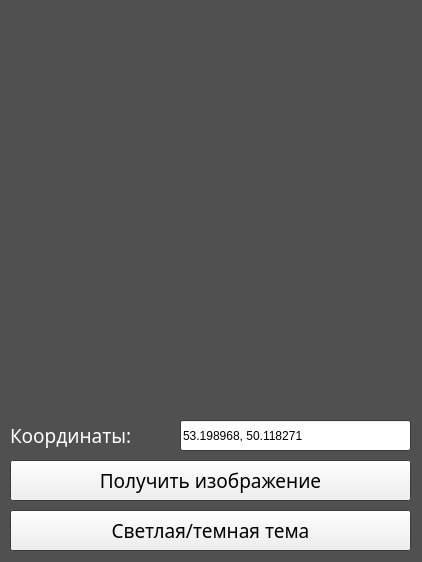
<?xml version="1.0" encoding="UTF-8"?>
<ui version="4.0">
 <class>MainWindow</class>
 <widget class="QMainWindow" name="MainWindow">
  <property name="geometry">
   <rect>
    <x>0</x>
    <y>0</y>
    <width>422</width>
    <height>562</height>
   </rect>
  </property>
  <property name="palette">
   <palette>
    <active>
     <colorrole role="WindowText">
      <brush brushstyle="SolidPattern">
       <color alpha="255">
        <red>255</red>
        <green>255</green>
        <blue>255</blue>
       </color>
      </brush>
     </colorrole>
     <colorrole role="Base">
      <brush brushstyle="SolidPattern">
       <color alpha="255">
        <red>255</red>
        <green>255</green>
        <blue>255</blue>
       </color>
      </brush>
     </colorrole>
     <colorrole role="Window">
      <brush brushstyle="SolidPattern">
       <color alpha="255">
        <red>80</red>
        <green>80</green>
        <blue>80</blue>
       </color>
      </brush>
     </colorrole>
     <colorrole role="AlternateBase">
      <brush brushstyle="SolidPattern">
       <color alpha="255">
        <red>255</red>
        <green>255</green>
        <blue>255</blue>
       </color>
      </brush>
     </colorrole>
    </active>
    <inactive>
     <colorrole role="WindowText">
      <brush brushstyle="SolidPattern">
       <color alpha="255">
        <red>255</red>
        <green>255</green>
        <blue>255</blue>
       </color>
      </brush>
     </colorrole>
     <colorrole role="Base">
      <brush brushstyle="SolidPattern">
       <color alpha="255">
        <red>255</red>
        <green>255</green>
        <blue>255</blue>
       </color>
      </brush>
     </colorrole>
     <colorrole role="Window">
      <brush brushstyle="SolidPattern">
       <color alpha="255">
        <red>80</red>
        <green>80</green>
        <blue>80</blue>
       </color>
      </brush>
     </colorrole>
     <colorrole role="AlternateBase">
      <brush brushstyle="SolidPattern">
       <color alpha="255">
        <red>255</red>
        <green>255</green>
        <blue>255</blue>
       </color>
      </brush>
     </colorrole>
    </inactive>
    <disabled>
     <colorrole role="WindowText">
      <brush brushstyle="SolidPattern">
       <color alpha="255">
        <red>120</red>
        <green>120</green>
        <blue>120</blue>
       </color>
      </brush>
     </colorrole>
     <colorrole role="Base">
      <brush brushstyle="SolidPattern">
       <color alpha="255">
        <red>80</red>
        <green>80</green>
        <blue>80</blue>
       </color>
      </brush>
     </colorrole>
     <colorrole role="Window">
      <brush brushstyle="SolidPattern">
       <color alpha="255">
        <red>80</red>
        <green>80</green>
        <blue>80</blue>
       </color>
      </brush>
     </colorrole>
     <colorrole role="AlternateBase">
      <brush brushstyle="SolidPattern">
       <color alpha="255">
        <red>255</red>
        <green>255</green>
        <blue>255</blue>
       </color>
      </brush>
     </colorrole>
    </disabled>
   </palette>
  </property>
  <property name="windowTitle">
   <string>AppMapAPI</string>
  </property>
  <widget class="QWidget" name="centralwidget">
   <widget class="QLabel" name="imageLabel">
    <property name="geometry">
     <rect>
      <x>10</x>
      <y>10</y>
      <width>400</width>
      <height>400</height>
     </rect>
    </property>
    <property name="text">
     <string/>
    </property>
   </widget>
   <widget class="QLineEdit" name="lineEdit">
    <property name="geometry">
     <rect>
      <x>180</x>
      <y>420</y>
      <width>231</width>
      <height>31</height>
     </rect>
    </property>
    <property name="text">
     <string>53.198968, 50.118271</string>
    </property>
   </widget>
   <widget class="QLabel" name="label_coord">
    <property name="geometry">
     <rect>
      <x>10</x>
      <y>420</y>
      <width>151</width>
      <height>31</height>
     </rect>
    </property>
    <property name="font">
     <font>
      <family>Century Gothic</family>
      <pointsize>14</pointsize>
      <weight>50</weight>
      <bold>false</bold>
     </font>
    </property>
    <property name="text">
     <string>Координаты:</string>
    </property>
   </widget>
   <widget class="QPushButton" name="pushButton">
    <property name="geometry">
     <rect>
      <x>10</x>
      <y>460</y>
      <width>401</width>
      <height>41</height>
     </rect>
    </property>
    <property name="font">
     <font>
      <family>Century Gothic</family>
      <pointsize>14</pointsize>
     </font>
    </property>
    <property name="text">
     <string>Получить изображение</string>
    </property>
   </widget>
   <widget class="QPushButton" name="pushSwitch">
    <property name="geometry">
     <rect>
      <x>10</x>
      <y>510</y>
      <width>401</width>
      <height>41</height>
     </rect>
    </property>
    <property name="font">
     <font>
      <family>Century Gothic</family>
      <pointsize>14</pointsize>
     </font>
    </property>
    <property name="text">
     <string>Светлая/темная тема</string>
    </property>
   </widget>
  </widget>
 </widget>
 <resources/>
 <connections/>
</ui>
